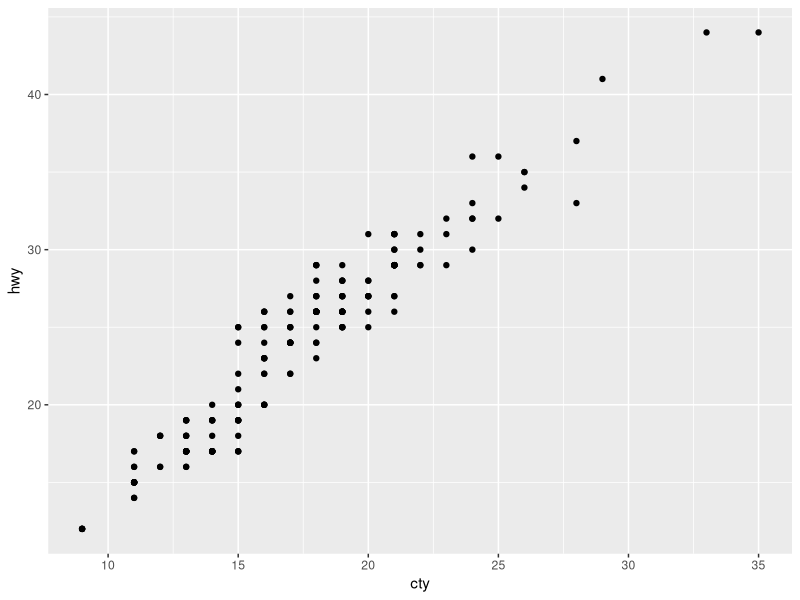
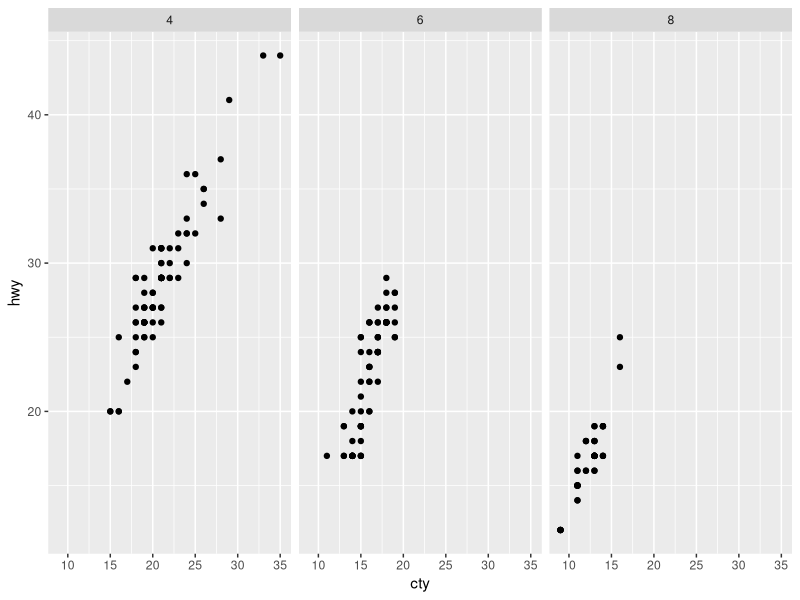
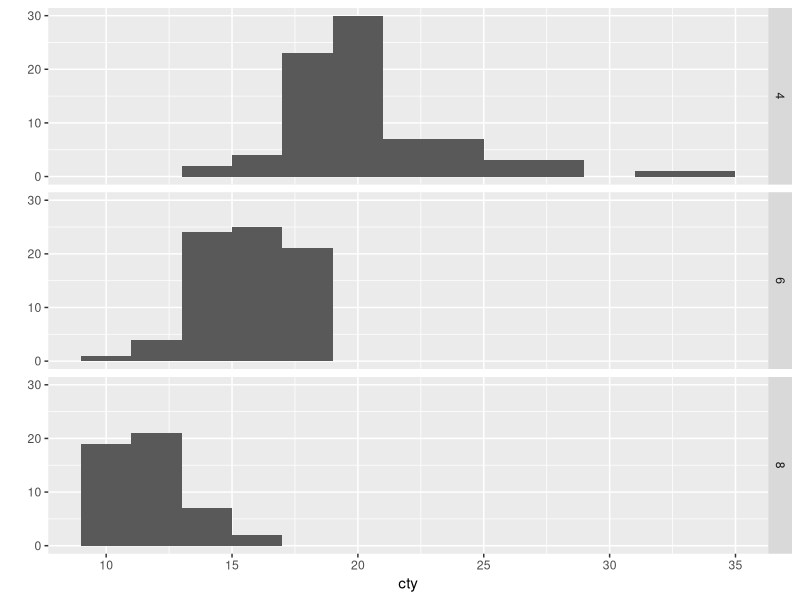
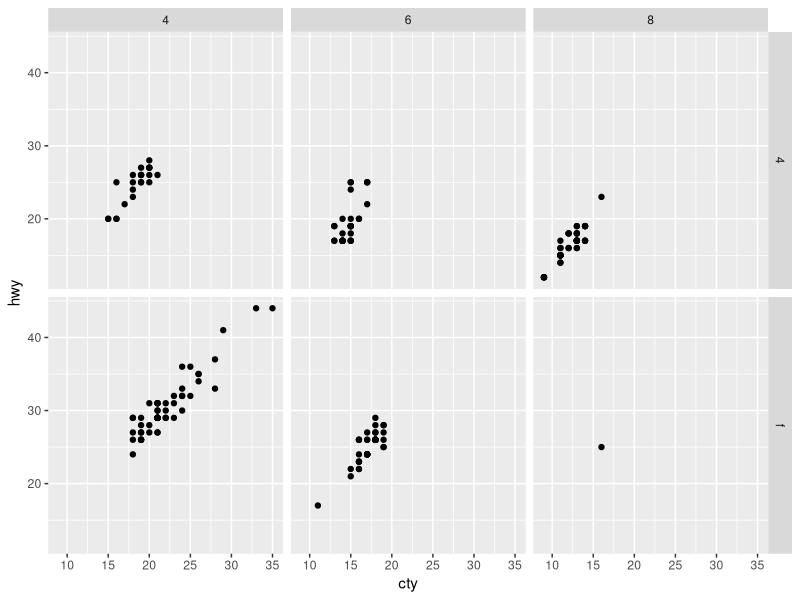
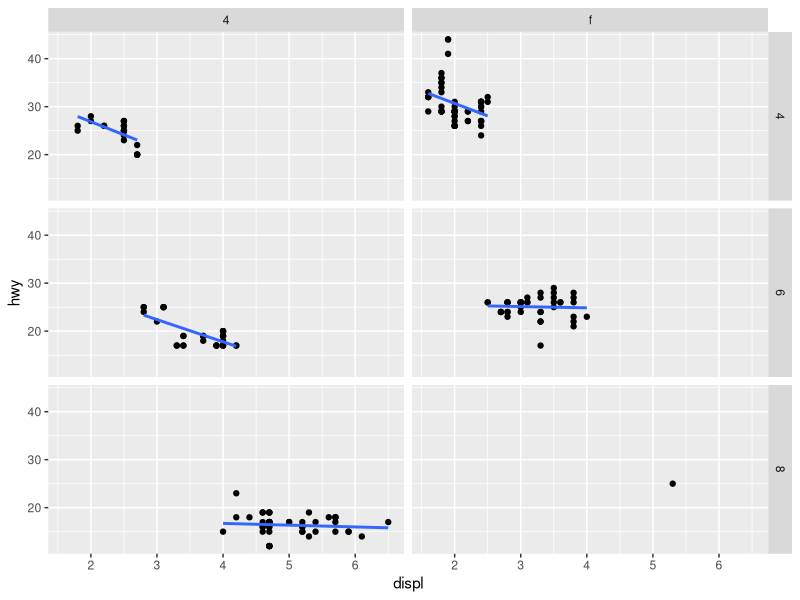
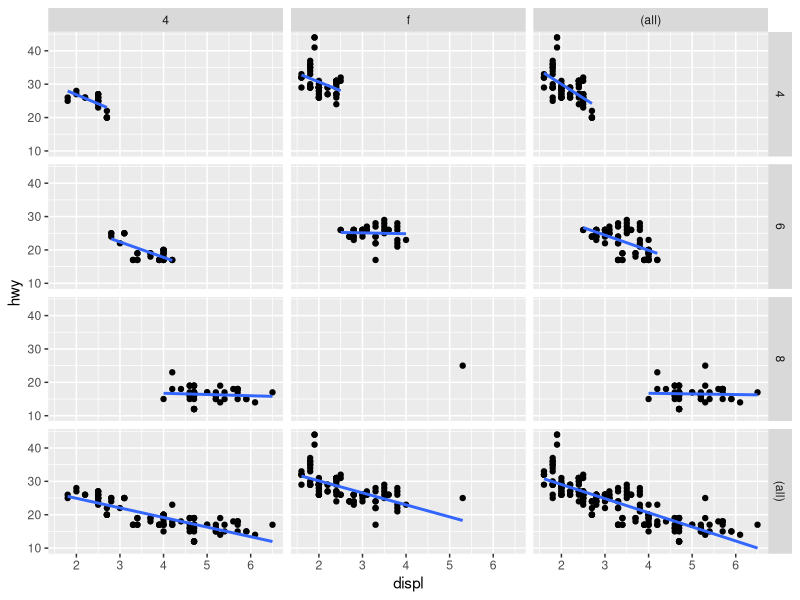
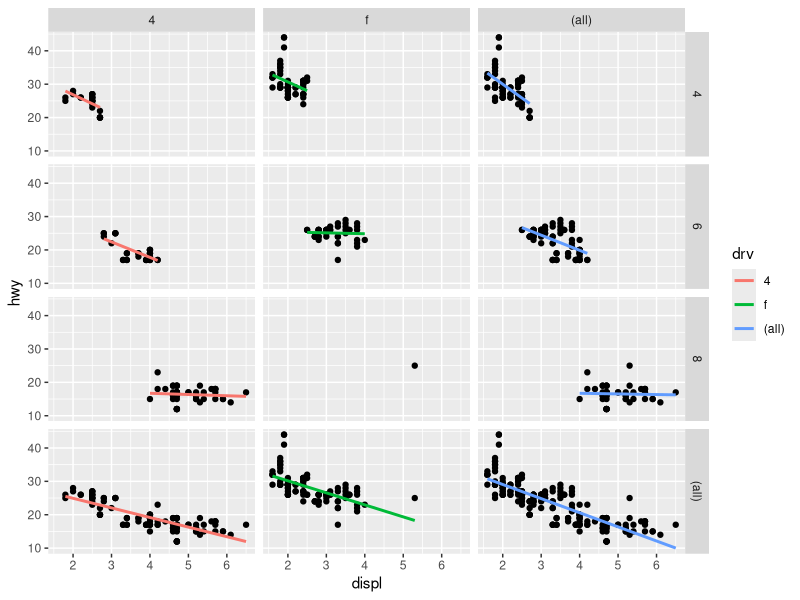

Generate these figures, in order, with R: (Note: this script raises an error after producing the figures.)
## ---- chunk 1
library(ggplot2)
mpg2 <- subset(mpg, cyl != 5 & drv %in% c("4", "f"))
# Mặc định
qplot(cty, hwy, data = mpg2)
# Thêm face grid 1 hàng nhiều cột:
qplot(cty, hwy, data = mpg2) + facet_grid(. ~ cyl)
# Một cột nhiều hàng
qplot(cty, data = mpg2, geom="histogram", binwidth = 2) +
  facet_grid(cyl ~ .)
# Nhiều hàng nhiều cột
qplot(cty, hwy, data = mpg2) + facet_grid(drv ~ cyl)
## ---- chunk 2
p <- qplot(displ, hwy, data = mpg2) +
  geom_smooth(method = "lm", se = F)
p + facet_grid(cyl ~ drv) 
# Biên
p + facet_grid(cyl ~ drv, margins = T)
# Thêm màu cho đường smooth
qplot(displ, hwy, data = mpg2) + 
  geom_smooth(aes(colour = drv), method = "lm", se = F) + 
  facet_grid(cyl ~ drv, margins = T) 
## ---- chunk 3
# Phân phối xếp hạng phim theo thập kỷ
library(plyr)
movies$decade <- round_any(movies$year, 10, floor)
qplot(rating, ..density.., data=subset(movies, decade > 1890),
  geom="histogram", binwidth = 0.5) + 
  facet_wrap(~ decade, ncol = 6)
## ---- chunk 4
p <- qplot(cty, hwy, data = mpg)
# scale cố định cho các facet
p + facet_wrap(~ cyl)
# scale tự do cho mỗi facet
p + facet_wrap(~ cyl, scales = "free")

# scale tự do đặc biệt hữu ích khi áp dụng với dữ liệu
# chuỗi thời gian với đo độ khác nhau
library(reshape2)
em <- melt(economics, id = "date")
qplot(date, value, data = em, geom = "line", group = variable) + 
  facet_grid(variable ~ ., scale = "free_y")

mpg3 <- within(mpg2, {
  model <- reorder(model, cty)
  manufacturer <- reorder(manufacturer, -cty)
})
models <- qplot(cty, model, data = mpg3)

models
# scale tự do, space tự do
# opts() chuyển thành theme()
# theme_text() chuyển thành element_text()
models + facet_grid(manufacturer ~ ., scales = "free", 
  space = "free") +  theme(strip.text.y = element_text())
## ---- chunk 5
xmaj <- c(0.3, 0.5, 1,3, 5)
xmin <- as.vector(outer(1:10, 10^c(-1, 0)))
ymaj <- c(500, 1000, 5000, 10000)
ymin <- as.vector(outer(1:10, 10^c(2,3,4)))
dplot <- ggplot(subset(diamonds, color %in% c("D","E","G","J")), 
  aes(carat, price, colour = color)) + 
  scale_x_log10(breaks = xmaj, labels = xmaj, minor = xmin) + 
  scale_y_log10(breaks = ymaj, labels = ymaj, minor = ymin) + 
  scale_colour_hue(limits = levels(diamonds$color)) + 
  theme(legend.position = "none")
# Group sẽ giống thế này
dplot + geom_point()
# Còn Facet thế này
dplot + geom_point() + facet_grid(. ~ color)
# Đường smooth
dplot + geom_smooth(method = lm, se = F, fullrange = T)
dplot + geom_smooth(method = lm, se = F, fullrange = T) + 
  facet_grid(. ~ color)
## ---- chunk 6
# Dodge sẽ ra thế này
qplot(color, data=diamonds, geom = "bar", fill = cut, 
  position="dodge")
# Còn Facet thế này
qplot(cut, data = diamonds, geom = "bar", fill = cut) + 
  facet_grid(. ~ color) + 
  theme(axis.text.x = element_text(angle = 90, hjust = 1, size = 8, 
   colour = "grey50"))
## ---- chunk 7
mpg4 <- subset(mpg, manufacturer %in% 
  c("audi", "volkswagen", "jeep"))
mpg4$manufacturer <- as.character(mpg4$manufacturer)
mpg4$model <- as.character(mpg4$model)

base <- ggplot(mpg4, aes(fill = model)) + 
  geom_bar(position = "dodge") + 
  theme(legend.position = "none")
# dodge
base + aes(x = model)
# face
base + aes(x = model) + 
  facet_grid(. ~ manufacturer)
# scale phát  
last_plot() +  
  facet_grid(. ~ manufacturer, scales = "free_x", space = "free")
base + aes(x = manufacturer)
## ---- chunk 8
# Chia khoảng theo độ dài
mpg2$disp_ww <- cut_interval(mpg2$displ, length = 1)
mpg2$disp_wn <- cut_interval(mpg2$displ, n = 6)
# Chia khoảng theo số lượng điểm
mpg2$disp_nn <- cut_number(mpg2$displ, n = 6)

plot <- qplot(cty, hwy, data = mpg2) + labs(x = NULL, y = NULL)
plot + facet_wrap(~ disp_ww, nrow = 1)
plot + facet_wrap(~ disp_wn, nrow = 1)
plot + facet_wrap(~ disp_nn, nrow = 1)
## ---- chunk 9
rect <- data.frame(x = 50, y = 50)
line <- data.frame(x = c(1, 200), y = c(100, 1))
base <- ggplot(mapping = aes(x, y)) + 
  geom_tile(data = rect, aes(width = 50, height = 50)) + 
  geom_line(data = line)
# Mặc định Đề các
base
# Tọa độ cực
base + coord_polar("x")
base + coord_polar("y")
# Đảo trục
base + coord_flip()
# Biến đổi
base + coord_trans(y = "log10")
# Đề-các cân bằng
base + coord_equal()
## ---- chunk 10
r_grid <- seq(0, 1, length = 15)
theta_grid <- seq(0, 3 / 2 * pi, length = 15)
extents <- data.frame(r = range(r_grid), theta = range(theta_grid))
base <- ggplot(extents, aes(r, theta)) + labs(aspect.ratio = 1) +
  scale_y_continuous(expression(theta))
# Đường ban đầu
base + geom_point(colour = "red", size = 4) + geom_line()
pts <- data.frame(r = r_grid, theta = theta_grid)
# Chia đường thành các điểm
base + geom_line() + geom_point(data = pts)
base + geom_point(data = pts)
# Chuyển đổi điểm
xlab <- scale_x_continuous(expression(x == r * sin(theta)))
ylab <- scale_y_continuous(expression(x == r * cos(theta)))
polar <- base %+% pts + aes(x = r * sin(theta), y = r * cos(theta)) + 
  xlab + ylab
polar + geom_point()
# Nối điểm thành đường
polar + geom_point() + geom_path()
# Kết quả
polar + geom_point(data=extents, colour = "red", size = 4) + geom_path() 
## ---- chunk 11
(p <- qplot(disp, wt, data=mtcars) + geom_smooth())
p + scale_x_continuous(limits = c(325, 500))
p + coord_cartesian(xlim = c(325, 500))

(d <- ggplot(diamonds, aes(carat, price)) + 
  stat_bin2d(bins = 25, colour="grey70") + 
  theme(legend.position = "none")) 
d + scale_x_continuous(limits = c(0, 2))
d + coord_cartesian(xlim = c(0, 2))
## ---- chunk 12
qplot(displ, cty, data = mpg) + geom_smooth()
qplot(cty, displ, data = mpg) + geom_smooth()
qplot(cty, displ, data = mpg) + geom_smooth() + coord_flip()
## ---- chunk 13
qplot(carat, price, data = diamonds, log = "xy") + 
  geom_smooth(method = "lm")
library(scales)
last_plot() + coord_trans(x = exp_trans(10), y = exp_trans(10))
## ---- chunk 14
(pie <- ggplot(mtcars, aes(x = factor(1), fill = factor(cyl))) +
  geom_bar(width = 1))
# Pie chart
pie + coord_polar(theta = "y")

# The bullseye chart
pie + coord_polar()
## ---- chunk 15
library(maps)
nz <- map_data("nz")
nzmap <- ggplot(nz, aes(x=long, y=lat, group=group)) +
  geom_polygon(fill="white", colour="black")

# Tọa độ mặc định
nzmap
# Tọa độ bản đồ mặc định
nzmap + coord_map()
# Thông số khác
nzmap + coord_map("cylindrical")
nzmap + coord_map("azequalarea",orientation=c(-36.92,174.6,0))
